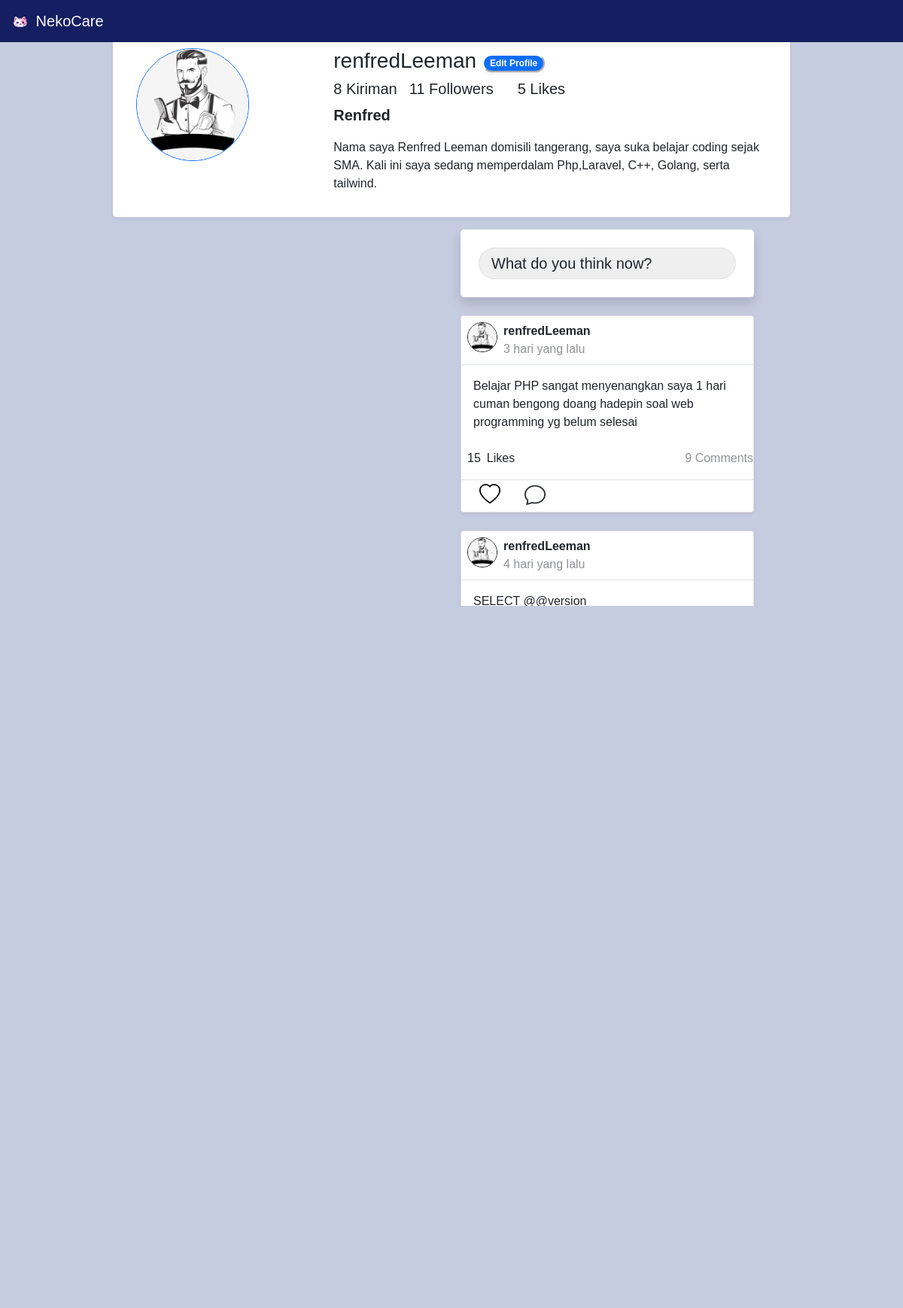
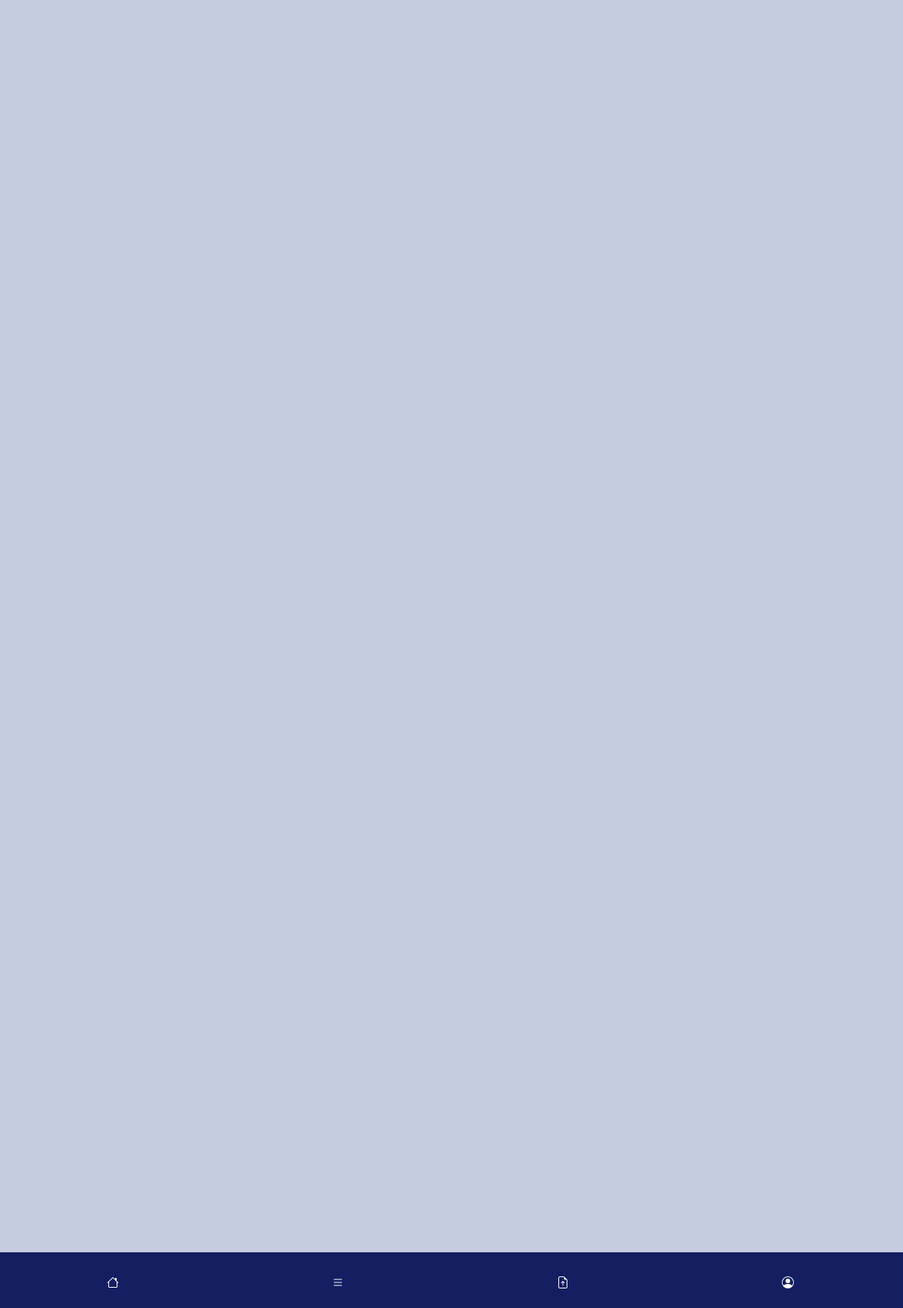
The page /profile.php (signed in) on the database its author committed (2 pictures, top to bottom).
### tables this page shows
CREATE TABLE `user` (
  `id` int(11) NOT NULL,
  `username` varchar(25) NOT NULL,
  `nama` varchar(50) NOT NULL,
  `usertype` varchar(30) NOT NULL,
  `email` varchar(30) NOT NULL,
  `password` varchar(120) NOT NULL,
  `foto_profil` varchar(120) NOT NULL,
  `description` varchar(300) NOT NULL
);

CREATE TABLE `postingan` (
  `id` int(11) NOT NULL,
  `id_user` int(11) DEFAULT NULL,
  `id_forum` int(11) DEFAULT NULL,
  `postingan_gambar` varchar(120) DEFAULT NULL,
  `postingan_text` varchar(300) DEFAULT NULL,
  `tanggal_posting` date DEFAULT NULL,
  `jml_like` int(11) DEFAULT NULL,
  `kategori` varchar(25) DEFAULT NULL
);

### functions.php (called while the page is built, shortened)
<?php
$conn = mysqli_connect("Localhost", "root", "", "web-comunity");
    function query($query) {
        global $conn;
        $result = mysqli_query($conn,$query);
        $rows = [];
        while($row = mysqli_fetch_assoc($result)) {
            $rows[] = $row;
        }
        return $rows;
    }
    function getData($query,$name){
        global $conn;
        $res = mysqli_query($conn, $query);
        return mysqli_fetch_assoc($res)["$name"];
    }

### profile.php (the view, shortened to what this page needs)
<?php
    require 'functions.php';
    if(isset($_SESSION['login'])){
        $username = mysqli_real_escape_string($conn,$_SESSION['user_login']);
        $result = mysqli_query($conn, "SELECT * FROM user WHERE username = '$username'");
        $row = mysqli_fetch_assoc($result);
        $userid = mysqli_real_escape_string($conn,$row['id']);
        $postingan = query("SELECT * FROM postingan WHERE id_user = '$userid' ORDER BY id DESC");
        $kiriman = 0;
        $jmlLike = 0;
        foreach($postingan as $val) {
          $kiriman++;
          $jmlLike += $val['jml_like'];
        }
        $jmlFol = query("SELECT id_user FROM follower WHERE id_user = $userid");
        $jmlFol = count($jmlFol);
    }
    function getValue($id,$name){
        $query = "SELECT $name FROM user WHERE id = $id";
        $res = getData($query,"$name");
        return $res;
    }
    function getJmlLike($id){
      $query = query("SELECT * FROM likes WHERE id_postingan = '$id'");
      $likes = 0;
      foreach($query as $val) {
        $likes++;
      }
      return $likes;
    }
    function getAmountCommentar($id){
      $query = query("SELECT * FROM comment WHERE id_postingan = '$id'");
      $jml = 0;
      foreach($query as $val) {
        $jml++;
      }
      return $jml;
    }
    function selisihWaktu($time){
      $waktu_awal =strtotime($time);
      $waktu_akhir =strtotime(date("Y-m-d h:i:s"));
      $diff =$waktu_akhir - $waktu_awal;
      $jam =floor($diff / (60 * 60));
      $menit = $diff - $jam * (60 * 60);
      if($jam > 24){
        $now = floor($jam/24);
        return $now ." hari yang lalu";
      }else{
        if($jam < 1){
          return floor($menit/60) . " menit yang lalu";
        }
        return $jam . " jam Yang lalu";
      }
    }
    function checkLikes($idPost, $idUser){
      global $conn;
      $query = "SELECT * FROM likes WHERE id_postingan = '$idPost' AND id_user = '$idUser'";
      $row = mysqli_query($conn,$query);
      $cek = mysqli_num_rows($row);
        if(empty($cek)){
            return false;
        }
        return true;
    }
?>
<!doctype html>
<html lang="en">
  <head>
    <link href="https://cdn.jsdelivr.net/npm/bootstrap@5.0.2/dist/css/bootstrap.min.css" rel="stylesheet">
    <link rel="stylesheet" href="https://cdn.jsdelivr.net/npm/bootstrap-icons@1.9.1/font/bootstrap-icons.css">
    <link rel="stylesheet" href="style.css">
  </head>
  <body>
    <nav class="fixed-top d-xxl-none ">
      <?php include('view/footerSm.php') ?>
    </nav>
    <div style="background-color: #C6CCE0;" id="content" class="container mt-5 col-md-9 visually-hidden">
        <div class="row mb-3 d-flex flex-row justify-content-around bg-white border-bottom shadow-sm rounded-3">
            <div class="col-md-3 m-3 d-md-m-auto">
              <img id="foto-profil" width="150px" height="150px" class="rounded-circle border border-primary" src="img/profil/<?= $row['foto_profil']; ?>" alt="">
            </div>
            <div class="col-md-8 m-3">
              <div class="clearfix">
                <h3 class="float-start"><?= $row['username']; ?></h3>
                <form action="view/editprofile.php" method="post">
                  <button class="badge rounded-pill bg-primary border-white shadow-sm mx-2 mt-2">Edit Profile</button>
                </form>
              </div>
              <div class="d-flex">
                <h5><?= $kiriman; ?> Kiriman</h5>
                <h5 class="mx-3"><?= $jmlFol; ?> Followers</h5>
                <h5 class="mx-3"><?= $jmlLike; ?> Likes</h5>
              </div>
                <p class="fw-bold fs-5"><?= $row['nama']; ?></p>
                <p><?= $row['description']; ?></p>
            </div>
        </div>
        <div class="row container mx-auto">
            <div class="col-md-6">
            </div>
            <div id="my-post" class="col-md-6 overflow-auto">
              <div id="postingan_text" class="postingan">
                <div class="bg-white rounded-3 shadow">
                  <div id="postingan_text" class="p-4">
                    <div style="background-color: #eeee;" class="border rounded-pill">
                      <h5 class="mx-3 m-2">What do you think now?</h5>
                    </div>
                  </div>
                </div>
              </div>
              <?php foreach($postingan as $val) : ?>
                <div class="card shadow-sm col-md-12  mt-4" >
                  <div class="border-bottom">
                    <div class="dflex m-2">
                      <div class="user d-flex ">
                        <div class="img">
                          <img class="border border-dark rounded-circle " width="40px" height="40px" src="img/profil/<?= getValue($val['id_user'],'foto_profil'); ?>"  alt="">
                        </div>
                        <div class="inf">
                          <a class="text-decoration-none text-dark fw-bold mx-2 my-2" href="detailuser.php?id=<?= $val['id_user']; ?>"><?= getValue($val['id_user'],'username'); ?></a> <br>
                          <span style="opacity: 0.5;" class="m-2 fs-6"><?= selisihWaktu($val['tanggal_posting']); ?></span class="inline-block">
                        </div>
                      </div>
                    </div>
                  </div>
                  <div class="content">
                    <div class="card-body">
                    <p class="card-text"><?= $val['postingan_text']; ?></p>
                    </div>
                  </div>
                    <div class="d-flex">
                    <span class="inline ms-2 fs-6 mt-2 bd-highlight jmlLike<?= $val['id']; ?>"><?= getJmlLike($val['id']); ?></span><span class="m-2">Likes</span>
                    <span style="opacity: 0.5;" class="inline ms-auto fs-6 mt-2 bd-highlight"><?= getAmountCommentar($val['id']); ?> Comments</span>
                    </div>
                  <div class="d-flex border-top mt-2">
                    <?php if(!isset( $_SESSION['id_user'])){ ?>
                      <div class="mx-4 my-auto m-3"><a style="color: black;" class="fs-3" ><i class="bi bi-heart"></i></a></div>
                    <?php }else if(checkLikes($val['id'], $_SESSION['id_user'])){ ?>
                      <div class="mx-4 my-auto m-3"><a  class="like fs-3 text-danger"><i class="bi bi-heart-fill"></i></a></div>
                    <?php }else { ?>
                      <div class="mx-4 my-auto m-3"><a style="color: black;" class="like fs-3" data-id="<?= $val['id']; ?>" data-user="<?= $_SESSION['id_user']; ?>"><i class="bi bi-heart"></i></a></div>
                    <?php } ?>
                    <div class="ms-2 my-auto m-3"><a class="fs-3 posting text-dark" data-img="<?= $val['postingan_gambar']; ?>" data-username="<?= getValue($val['id_user'],'username'); ?>" data-profil="<?= getValue($val['id_user'],'foto_profil'); ?>" data-text="<?= $val['postingan_text']; ?>" data-id="<?= $val['id']; ?>" data-kategori="<?= $val['kategori']; ?>"><i class="bi bi-chat"></i></a></div>
                  </div>
                </div>
            <?php endforeach ?>
            </div>
        </div>
    </div>
    <footer class="fixed-bottom d-xxl-none ">
      <?php include('footer.php') ?>
    </footer>
  </body>
</html>

### view/footerSm.php
<nav style="background-color: #141E61;" class="navbar navbar-dark">
  <div class="container-fluid">
    <a class="navbar-brand" href="#">
      <img src="./img/profil/neko.png" alt="" width="30" height="24" class="d-inline-block align-text-top">
      NekoCare
    </a>
  </div>
</nav>

### footer.php (shortened to what this page needs)
<div style="background-color: #141E61;" class="d-flex justify-content-around">
    <a href="index.php" style="background-color: #141E61;" class="btn text-white fs-1">
    </a>
    <a href="category.php?id=1" style="background-color: #141E61;" class="btn text-white fs-1">
    </a>
    <a href="" style="background-color: #141E61;" class="btn text-white fs-1">
    </a>
    <a href="profile.php" style="background-color: #141E61;" class="btn text-white fs-1">
    </a>
</div>

### style.css (style rules this page uses)
body { font-family: "Abyssinica", sans-serif; }
#my-post { height: 500px; }
#content { background-color: #eeee; }
#postingan_text { cursor: pointer; }

### profile.php (style rules this page uses)
body { background-color: #C6CCE0; }

### rows shown on the page
user: foto_profil (picture), username "renfredLeeman", nama "Renfred", description "Nama saya Renfred Leeman domisili tangerang, saya suka belajar coding sejak SMA. Kali ini saya sedang memperdalam Php,Laravel, C++, Golang, serta tailwind."
postingan: id_user.foto_profil (picture), id_user.username "renfredLeeman", tanggal_posting "3 hari yang lalu", postingan_text "Belajar PHP sangat menyenangkan saya 1 hari cuman bengong doang hadepin soal web programming yg belum selesai", id "15", id "9"
postingan: id_user.foto_profil (picture), id_user.username "renfredLeeman", tanggal_posting "4 hari yang lalu", postingan_text "SELECT @@version"

### other values the page prints
$kiriman "8"
$jmlFol "11"
$jmlLike "5"
